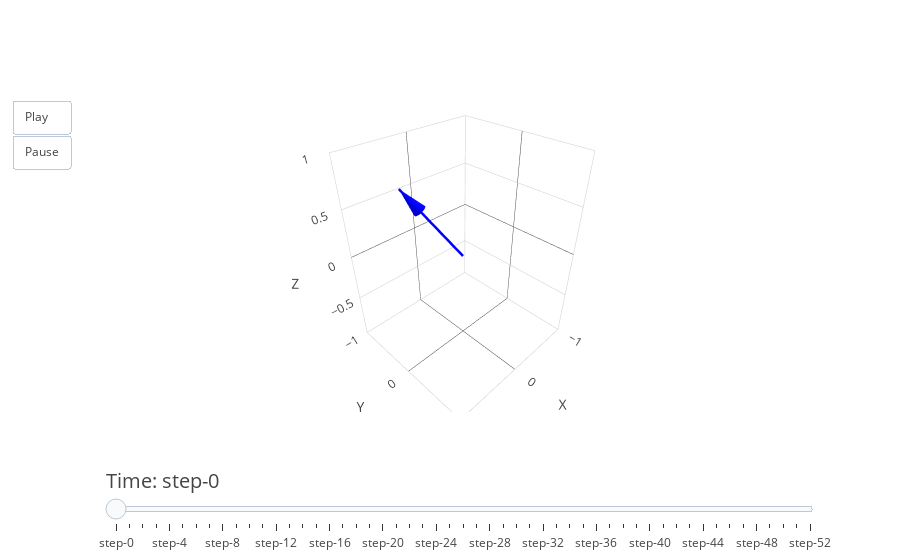

Notebook code for this chart:
### Markdown cell above
DATA X

### Code cell
quaternion_data = read_csv(full_data_file_path_x)
# Predict states with UKF
predicted_states = []

for q in quaternion_data:
    q = q / np.linalg.norm(q)
    ukf.predict()
    ukf.update(q)
    predicted_states.append(ukf.x)
predicted_states = np.array(predicted_states)

plot_euler_angles_3d(predicted_states,10)
plot_euler_angles_over_time(quaternion_data, predicted_states)
#slope starts at sample 232

### Figure 1 — Plotly figure (JSON) as saved in the notebook; plotly's stock layout.template omitted (floating-point values rounded to 4 significant figures)
{"data": [{"line": {"color": "blue", "width": 5}, "mode": "lines", "name": "Vector", "type": "scatter3d", "x": [0, 0.521], "y": [0, -0.4982], "z": [0, 0.6931]}, {"anchor": "tip", "colorscale": [[0, "blue"], [1, "blue"]], "name": "Arrowhead", "showscale": false, "sizemode": "absolute", "sizeref": 0.3, "type": "cone", "u": [0.521], "v": [-0.4982], "w": [0.6931], "x": [0.521], "y": [-0.4982], "z": [0.6931]}], "layout": {"scene": {"xaxis": {"range": [-1, 1], "title": {"text": "X"}}, "yaxis": {"range": [-1, 1], "title": {"text": "Y"}}, "zaxis": {"range": [-1, 1], "title": {"text": "Z"}}}, "sliders": [{"currentvalue": {"font": {"size": 20}, "prefix": "Time: "}, "pad": {"t": 50}, "steps": [{"args": [["frame0"], {"frame": {"duration": 50, "redraw": true}, "mode": "immediate"}], "method": "animate"}, {"args": [["frame10"], {"frame": {"duration": 50, "redraw": true}, "mode": "immediate"}], "method": "animate"}, {"args": [["frame20"], {"frame": {"duration": 50, "redraw": true}, "mode": "immediate"}], "method": "animate"}, {"args": [["frame30"], {"frame": {"duration": 50, "redraw": true}, "mode": "immediate"}], "method": "animate"}, {"args": [["frame40"], {"frame": {"duration": 50, "redraw": true}, "mode": "immediate"}], "method": "animate"}, {"args": [["frame50"], {"frame": {"duration": 50, "redraw": true}, "mode": "immediate"}], "method": "animate"}, {"args": [["frame60"], {"frame": {"duration": 50, "redraw": true}, "mode": "immediate"}], "method": "animate"}, {"args": [["frame70"], {"frame": {"duration": 50, "redraw": true}, "mode": "immediate"}], "method": "animate"}, {"args": [["frame80"], {"frame": {"duration": 50, "redraw": true}, "mode": "immediate"}], "method": "animate"}, {"args": [["frame90"], {"frame": {"duration": 50, "redraw": true}, "mode": "immediate"}], "method": "animate"}, {"args": [["frame100"], {"frame": {"duration": 50, "redraw": true}, "mode": "immediate"}], "method": "animate"}, {"args": [["frame110"], {"frame": {"duration": 50, "redraw": true}, "mode": "immediate"}], "method": "animate"}, {"args": [["frame120"], {"frame": {"duration": 50, "redraw": true}, "mode": "immediate"}], "method": "animate"}, {"args": [["frame130"], {"frame": {"duration": 50, "redraw": true}, "mode": "immediate"}], "method": "animate"}, {"args": [["frame140"], {"frame": {"duration": 50, "redraw": true}, "mode": "immediate"}], "method": "animate"}, {"args": [["frame150"], {"frame": {"duration": 50, "redraw": true}, "mode": "immediate"}], "method": "animate"}, {"args": [["frame160"], {"frame": {"duration": 50, "redraw": true}, "mode": "immediate"}], "method": "animate"}, {"args": [["frame170"], {"frame": {"duration": 50, "redraw": true}, "mode": "immediate"}], "method": "animate"}, {"args": [["frame180"], {"frame": {"duration": 50, "redraw": true}, "mode": "immediate"}], "method": "animate"}, {"args": [["frame190"], {"frame": {"duration": 50, "redraw": true}, "mode": "immediate"}], "method": "animate"}, {"args": [["frame200"], {"frame": {"duration": 50, "redraw": true}, "mode": "immediate"}], "method": "animate"}, {"args": [["frame210"], {"frame": {"duration": 50, "redraw": true}, "mode": "immediate"}], "method": "animate"}, {"args": [["frame220"], {"frame": {"duration": 50, "redraw": true}, "mode": "immediate"}], "method": "animate"}, {"args": [["frame230"], {"frame": {"duration": 50, "redraw": true}, "mode": "immediate"}], "method": "animate"}, {"args": [["frame240"], {"frame": {"duration": 50, "redraw": true}, "mode": "immediate"}], "method": "animate"}, {"args": [["frame250"], {"frame": {"duration": 50, "redraw": true}, "mode": "immediate"}], "method": "animate"}, {"args": [["frame260"], {"frame": {"duration": 50, "redraw": true}, "mode": "immediate"}], "method": "animate"}, {"args": [["frame270"], {"frame": {"duration": 50, "redraw": true}, "mode": "immediate"}], "method": "animate"}, {"args": [["frame280"], {"frame": {"duration": 50, "redraw": true}, "mode": "immediate"}], "method": "animate"}, {"args": [["frame290"], {"frame": {"duration": 50, "redraw": true}, "mode": "immediate"}], "method": "animate"}, {"args": [["frame300"], {"frame": {"duration": 50, "redraw": true}, "mode": "immediate"}], "method": "animate"}, {"args": [["frame310"], {"frame": {"duration": 50, "redraw": true}, "mode": "immediate"}], "method": "animate"}, {"args": [["frame320"], {"frame": {"duration": 50, "redraw": true}, "mode": "immediate"}], "method": "animate"}, {"args": [["frame330"], {"frame": {"duration": 50, "redraw": true}, "mode": "immediate"}], "method": "animate"}, {"args": [["frame340"], {"frame": {"duration": 50, "redraw": true}, "mode": "immediate"}], "method": "animate"}, {"args": [["frame350"], {"frame": {"duration": 50, "redraw": true}, "mode": "immediate"}], "method": "animate"}, {"args": [["frame360"], {"frame": {"duration": 50, "redraw": true}, "mode": "immediate"}], "method": "animate"}, {"args": [["frame370"], {"frame": {"duration": 50, "redraw": true}, "mode": "immediate"}], "method": "animate"}, {"args": [["frame380"], {"frame": {"duration": 50, "redraw": true}, "mode": "immediate"}], "method": "animate"}, {"args": [["frame390"], {"frame": {"duration": 50, "redraw": true}, "mode": "immediate"}], "method": "animate"}, {"args": [["frame400"], {"frame": {"duration": 50, "redraw": true}, "mode": "immediate"}], "method": "animate"}, {"args": [["frame410"], {"frame": {"duration": 50, "redraw": true}, "mode": "immediate"}], "method": "animate"}, {"args": [["frame420"], {"frame": {"duration": 50, "redraw": true}, "mode": "immediate"}], "method": "animate"}, {"args": [["frame430"], {"frame": {"duration": 50, "redraw": true}, "mode": "immediate"}], "method": "animate"}, {"args": [["frame440"], {"frame": {"duration": 50, "redraw": true}, "mode": "immediate"}], "method": "animate"}, {"args": [["frame450"], {"frame": {"duration": 50, "redraw": true}, "mode": "immediate"}], "method": "animate"}, {"args": [["frame460"], {"frame": {"duration": 50, "redraw": true}, "mode": "immediate"}], "method": "animate"}, {"args": [["frame470"], {"frame": {"duration": 50, "redraw": true}, "mode": "immediate"}], "method": "animate"}, {"args": [["frame480"], {"frame": {"duration": 50, "redraw": true}, "mode": "immediate"}], "method": "animate"}, {"args": [["frame490"], {"frame": {"duration": 50, "redraw": true}, "mode": "immediate"}], "method": "animate"}, {"args": [["frame500"], {"frame": {"duration": 50, "redraw": true}, "mode": "immediate"}], "method": "animate"}, {"args": [["frame510"], {"frame": {"duration": 50, "redraw": true}, "mode": "immediate"}], "method": "animate"}, {"args": [["frame520"], {"frame": {"duration": 50, "redraw": true}, "mode": "immediate"}], "method": "animate"}]}], "updatemenus": [{"buttons": [{"args": [null, {"frame": {"duration": 50, "redraw": true}, "fromcurrent": true}], "label": "Play", "method": "animate"}, {"args": [[null], {"frame": {"duration": 0, "redraw": false}, "mode": "immediate"}], "label": "Pause", "method": "animate"}], "showactive": false, "type": "buttons"}]}}
